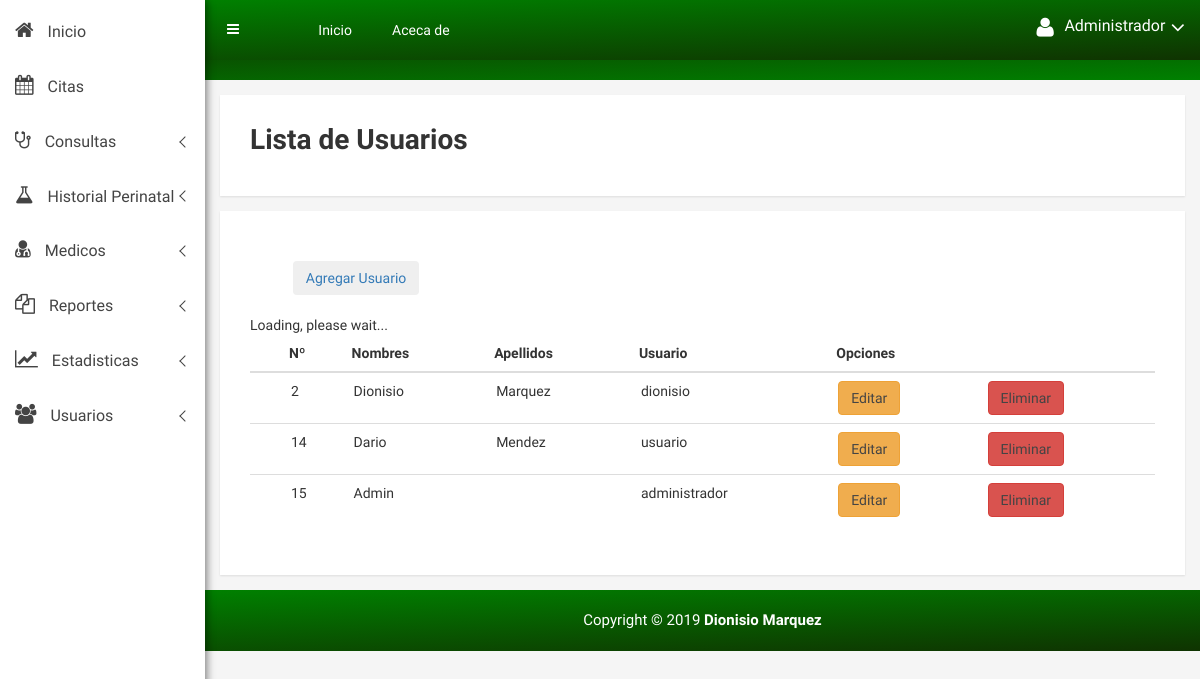
The page /vista/usuarios_vista.php on the database its author committed.
### tables this page shows
CREATE TABLE `usuarios` (
  `id` int(20) NOT NULL,
  `usuario` varchar(20) NOT NULL,
  `password` varchar(200) DEFAULT NULL,
  `nombres` varchar(50) NOT NULL,
  `apellidos` varchar(50) NOT NULL,
  `roll` varchar(15) NOT NULL,
  `status` tinyint(1) NOT NULL
);

### vista/usuarios_vista.php (the view, shortened to what this page needs)
<?php
try{
	$conexion = new PDO('mysql:host=localhost;dbname=centromedico','root','');
}catch(PDOException $e){
	echo "Error: ". $e->getMessage();
}
$consulta = $conexion -> prepare("
    SELECT * FROM usuarios WHERE status <> 0");
$consulta ->execute();
$consulta = $consulta ->fetchAll();
?>
<!doctype html>
<html class="no-js" lang="en">
<head>
    <link rel="stylesheet" href="css/bootstrap.min.css">
    <link rel="stylesheet" href="css/font-awesome.min.css">
    <link rel="stylesheet" href="css/owl.carousel.css">
    <link rel="stylesheet" href="css/owl.theme.css">
    <link rel="stylesheet" href="css/owl.transitions.css">
    <link rel="stylesheet" href="css/animate.css">
    <link rel="stylesheet" href="css/normalize.css">
    <link rel="stylesheet" href="css/meanmenu.min.css">
    <link rel="stylesheet" href="css/main.css">
    <link rel="stylesheet" href="css/morrisjs/morris.css">
    <link rel="stylesheet" href="css/scrollbar/jquery.mCustomScrollbar.min.css">
    <link rel="stylesheet" href="css/metisMenu/metisMenu.min.css">
    <link rel="stylesheet" href="css/metisMenu/metisMenu-vertical.css">
    <link rel="stylesheet" href="css/calendar/fullcalendar.min.css">
    <link rel="stylesheet" href="css/calendar/fullcalendar.print.min.css">
    <link rel="stylesheet" href="css/style.css">
    <link rel="stylesheet" href="css/preloader/preloader-style.css">
    <link rel="stylesheet" href="css/responsive.css">
</head>
<body>
    <div class="left-sidebar-pro">
        <nav id="sidebar" class="">
            <div class="left-custom-menu-adp-wrap comment-scrollbar">
                <nav class="sidebar-nav left-sidebar-menu-pro">
                    <ul class="metismenu" id="menu1">
                        <li class="active">
                            <a href="CenterMedicine.php">
                                <i class="fa big-icon fa-home icon-wrap"></i>
                                <span class="mini-click-non">Inicio</span>
                            </a>
                        </li>
                        <li>
<a  href="calendario.php" aria-expanded="false"><i class="fa big-icon fa-calendar icon-wrap"></i> <span class="mini-click-non">Citas</span></a>
                        </li>
                        <li>
<a class="has-arrow" href="mailbox.html" aria-expanded="false"><i class="fa big-icon fa-stethoscope icon-wrap"></i> <span class="mini-click-non">Consultas</span></a>
                        </li>
                        <li>
<a class="has-arrow" href="mailbox.html" aria-expanded="false"><i class="fa big-icon fa-flask icon-wrap"></i> <span class="mini-click-non">Historial Perinatal &nbsp; &nbsp; </span></a>
                        </li>
                         <li>
<a class="has-arrow" href="mailbox.html" aria-expanded="false"><i class="fa big-icon fa-user-md icon-wrap"></i> <span class="mini-click-non">Medicos</span></a>
                        </li>
                        <li>
<a class="has-arrow" href="mailbox.html" aria-expanded="false"><i class="fa big-icon fa-copy icon-wrap"></i> <span class="mini-click-non">Reportes</span></a>
                        </li>
                        <li>
<a class="has-arrow" href="mailbox.html" aria-expanded="false"><i class="fa big-icon fa-line-chart icon-wrap"></i> <span class="mini-click-non">Estadisticas</span></a>
                        </li>
                        <li>
<a class="has-arrow" href="mailbox.html" aria-expanded="false"><i class="fa big-icon fa-users icon-wrap"></i> <span class="mini-click-non">Usuarios</span></a>
                        </li>
                    </ul>
                </nav>
            </div>
        </nav>
    </div>
    <div class="all-content-wrapper">
<div class="container-fluid">
<div class="row">
                <div class="col-lg-12 col-md-12 col-sm-12 col-xs-12">
                    <div class="logo-pro">
                    </div>
                </div>
            </div>
        </div>
        <div class="header-advance-area">
            <div class="header-top-area">
                <div class="container-fluid">
                    <div class="row">
                        <div class="col-lg-12 col-md-12 col-sm-12 col-xs-12">
                            <div class="header-top-wraper">
<div class="row">
<div class="col-lg-1 col-md-0 col-sm-1 col-xs-12">
<div class="menu-switcher-pro">
<button type="button" id="sidebarCollapse" class="btn bar-button-pro header-drl-controller-btn btn-info navbar-btn">
<i class="fa fa-bars"></i>
                                                </button>
                                        </div>
                                    </div>
<div class="col-lg-6 col-md-7 col-sm-6 col-xs-12">
<div class="header-top-menu tabl-d-n">
<ul class="nav navbar-nav mai-top-nav">
<li class="nav-item"><a href="CenterMedicine.php" class="nav-link">Inicio</a>
                                                </li>
<li class="nav-item"><a href="integrante.php" class="nav-link">Aceca de</a>
                                                </li>
                                            </ul>
                                        </div>
                                    </div>
<div class="col-lg-5 col-md-5 col-sm-12 col-xs-12">
<div class="header-right-info">
 <ul class="nav navbar-nav mai-top-nav header-right-menu">
<li class="nav-item">
 <a href="#" data-toggle="dropdown" role="button" aria-expanded="false" class="nav-link dropdown-toggle">
<i class="fa fa-user adminpro-user-rounded header-riht-inf" aria-hidden="true"></i>
<span class="admin-name">Administrador</span>
<i class="fa fa-angle-down adminpro-icon adminpro-down-arrow"></i>
                                                      </a>
       </li>
                                                    </ul>
                                        </div>
                                    </div>
                                </div>
                            </div>
                        </div>
                    </div>
                </div>
            </div>
            <div class="breadcome-area">
                <div class="container-fluid">
<div class="row">
<div class="col-lg-12 col-md-12 col-sm-12 col-xs-12">
<div class="breadcome-list">
<div class="row">
<div class="col-lg-8 col-md-8 col-sm-8 col-xs-8">
                                        <br>
                                    </div>
                                </div>
                            </div>
                        </div>
                    </div>
                </div>
            </div>
        </div>
<div class="charts-area mg-tb-15">
<div class="container-fluid">
<div class="row">
<div class="col-lg-12 col-md-12 col-sm-12 col-xs-12">
<div class="charts-single-pro responsive-mg-b-30">
                            <div class="alert-title">
                                <h1>Lista de Usuarios</h1>
                            </div>
                        </div>
                    </div>
                </div>
            </div>
        </div>
        <div class="data-table-area mg-tb-15">
            <div class="container-fluid">
                <div class="row">
                    <div class="col-lg-12 col-md-12 col-sm-12 col-xs-12">
                        <div class="sparkline13-list">
<div class="sparkline13-graph">
<div class="datatable-dashv1-list custom-datatable-overright">
                                    <br>
<div class="button-style-two btn-mg-b-10">
&emsp;&emsp;&emsp;<a href="registrarusuarios.php" class="agregar"><button type="button" class="btn btn-custon-rounded-two btn-white">Agregar Usuario</button></a>
									</div>
									<br>
<table id="table" data-toggle="table" >
                                        <thead>
<tr>
<th data-field="state" data-checkbox="true"></th>
											  	<th>Nº</th>
												<th>Nombres</th>
												<th>Apellidos</th>
					                            <th>Usuario</th>
					                            <th colspan="2">Opciones</th>
                                            </tr>
                                        </thead>
                                        <tbody>
                                        <?php foreach ($consulta as $Sql): ?>
											<tr >
												<td></td>
<?php echo "<td>". $Sql['id']. "</td>"; ?>
<?php echo "<td>". $Sql['nombres']. "</td>"; ?>
<?php echo "<td>". $Sql['apellidos']. "</td>"; ?>
<?php echo "<td>". $Sql['usuario']. "</td>"; ?>
<?php echo "<td class='centrar'>"."<a href='actualizarusuario.php?id=".$Sql['id']."' class='editar btn btn-custon-rounded-two btn-warning'>Editar</a>". "</td>"; ?>
<td><a class="btn btn-custon-rounded-two btn-danger" onclick="delete_usu(<?php echo  $Sql['id']; ?>)" href="#">Eliminar</a></td>
											</tr>
										<?php endforeach; ?>
                                        </tbody>
                                    </table>
                                </div>
                            </div>
                        </div>
                    </div>
                </div>
            </div>
        </div>
        <div class="footer-copyright-area">
            <div class="container-fluid">
                <div class="row">
                    <div class="col-lg-12">
                        <div class="footer-copy-right">
                            <p>Copyright &copy; 2019 <b><a href="/">Dionisio Marquez</a></b></p>
                        </div>
                    </div>
                </div>
            </div>
        </div>
    </div>
</body>
</html>

### css/main.css (style rules this page uses)
html { color: #222; font-size: 1em; line-height: 1.4; }

### css/metisMenu/metisMenu-vertical.css (style rules this page uses)
.sidebar-nav { background: #fff; }
.sidebar-nav ul { padding: 0; margin: 0; list-style: none; background: #f5f5f5; }
.sidebar-nav .metismenu { background: #fff; display: -webkit-box; display: -ms-flexbox; display: flex; -webkit-box-orient: vertical; -webkit-box-direction: normal; -ms-flex-direction: column; flex-direction: column; }
.sidebar-nav .metismenu li + li { margin-top: 5px; }
.sidebar-nav .metismenu li:first-child { margin-top: 5px; }
.sidebar-nav .metismenu li:last-child { margin-bottom: 5px; }
.sidebar-nav .metismenu > li { display: -webkit-box; display: -ms-flexbox; display: flex; -webkit-box-orient: vertical; -webkit-box-direction: normal; -ms-flex-direction: column; flex-direction: column; position: relative; }
.sidebar-nav .metismenu a { position: relative; display: block; padding: 13px 15px; color: #444; outline-width: 0; transition: all .3s ease-out; font-size:16px; }
.sidebar-nav .metismenu li .icon-wrap { margin-right:10px; font-size:20px; }

### css/style.css (style rules this page uses)
green html, body { height: 100%; font-family: 'Play', sans-serif;font-weight:400;background:#f5f5f5; }
p { margin:0 0 15px; }
h1, h2, h3, h4, h5, h6 { margin: 0 0 10px; font-weight:700; }
a { transition: all 0.3s ease 0s;text-decoration:none; }
a:visited, a:link, a:active { text-decoration: none; }
ul { list-style: outside none none; margin: 0; padding: 0 }
.mg-tb-15 { margin:15px 0px; }
.all-content-wrapper { margin-left: 205px; transition: all 0.3s; }
.left-sidebar-pro { z-index: 9999; width: 240px; }
#sidebar { min-width: 200px; background: #fff; color: #fff; position:fixed; transition: all 0.3s; z-index:999; height:100%; box-shadow: 0px 0px 10px 0 rgba(0,0,0,.42), 0 0px 10px 0 rgba(0,0,0,.12), 0 0px 10px 0px rgba(0,0,0,.2); }
.bar-button-pro { margin: 13px 0px; }
.menu-switcher-pro { transition:all .4s ease 0s; }
.menu-switcher-pro button { background: none; border:none; }
.footer-copyright-area { background: -webkit-linear-gradient(178deg, green 0%, #0F3301 100%); background: linear-gradient(178deg, green 0%, #0F3301 100%); padding: 20px 0px; text-align: center; }
.footer-copy-right p { margin: 0px; font-size: 15px; color: #fff; }
.footer-copy-right a { color:#fff; text-decoration:none; }
.comment-scrollbar, .timeline-scrollbar, .messages-scrollbar, .project-list-scrollbar { height: 580px; }
.header-top-menu .navbar-nav>li>a { padding: 20px 20px; color: #fff; font-size:14px; }
.header-right-info .navbar-nav { float:right; padding:17px 0px; }
.header-right-info ul.header-right-menu li { display:inline-block; }
.header-right-info ul.header-right-menu > li > a { display:inline-block; color:#fff; padding: 0px 0px 0px 20px; font-size:22px; text-decoration:none; position:relative; }
.header-right-info .admin-name { display: inline-block; color: #fff; font-size: 16px; position: relative; top: -4px; margin-left:5px; }
.breadcome-list { padding-top:20px; padding-bottom:20px; }
.header-advance-area { background: -webkit-linear-gradient(178deg, green 0%, #0F3301 100%); background: linear-gradient(178deg, #0F3301 0%, green 100%); }
.product-sales-chart, .analytics-info-cs, .tranffic-als-inner, .analytics-rounded, .single-new-trend, .personal-info-wrap, .author-widgets-single, .calender-inner, .product-status-wrap, .review-tab-pro-inner, .income-dashone-total, .analytics-adminpro-wrap, .analytics-sparkle-line, .analysis-progrebar, .sparkline8-list, .sparkline9-list, .sparkline7-list, .sparkline10-list, .sparkline12-list, .sparkline13-list, .sparkline14-list, .sparkline13-list, .sparkline11-list, .x-editable-list, .code-editor-single, .blog-details-inner, .charts-single-pro, .about-sparkline, .sparkline-list, .button-ad-wrap, .tab-content-details, .sparkline16-list, .sparkline15-list, .tinymce-single { padding:30px; background:#fff; -webkit-box-shadow: 0px 1px 2px 0px rgba(0, 0, 0, 0.1); box-shadow: 0px 1px 2px 0px rgba(0, 0, 0, 0.1); }
.header-top-area { position: fixed; background: -webkit-linear-gradient(178deg, green 0%, #0F3301 100%); background: linear-gradient(178deg, green 0%, #0F3301 100%); z-index: 99; left: 200px; right: 0; top: 0; margin: 0 auto; transition: all 0.3s; }
.custom-datatable-overright table tbody tr td a { color: #444; font-size: 14px; }
.custom-datatable-overright table tbody tr td { padding-left: 10px !important; padding-right: 5px !important; font-size: 14px; text-align: left; }

### rows shown on the page
usuarios: id "2", nombres "Dionisio", apellidos "Marquez", usuario "dionisio"
usuarios: id "14", nombres "Dario", apellidos "Mendez", usuario "usuario"
usuarios: id "15", nombres "Admin", usuario "administrador"
